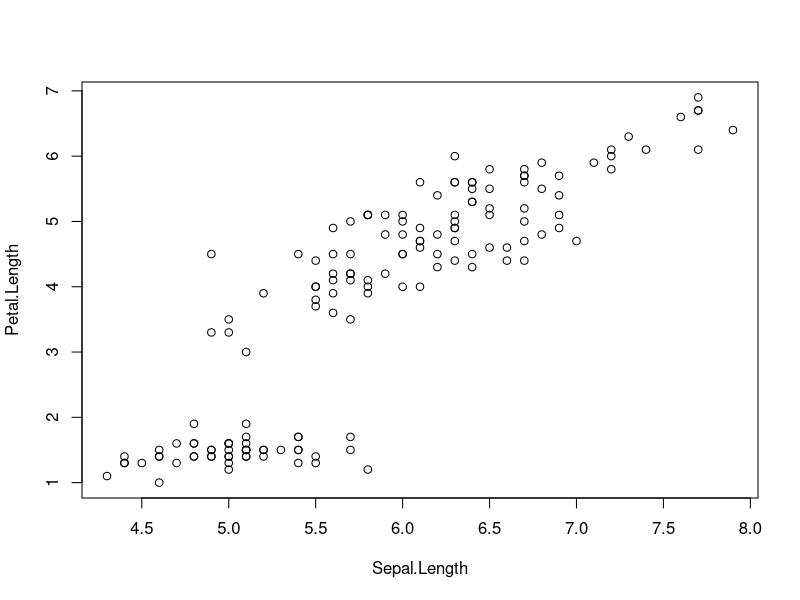
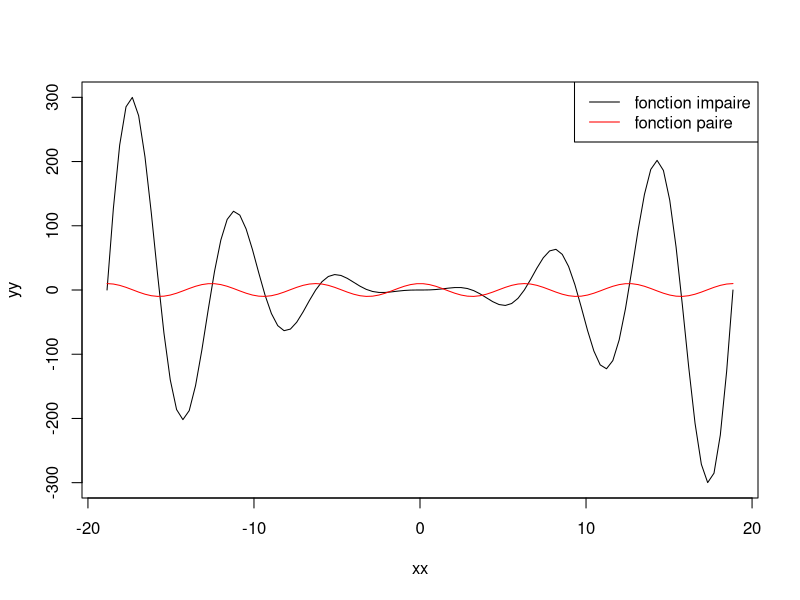
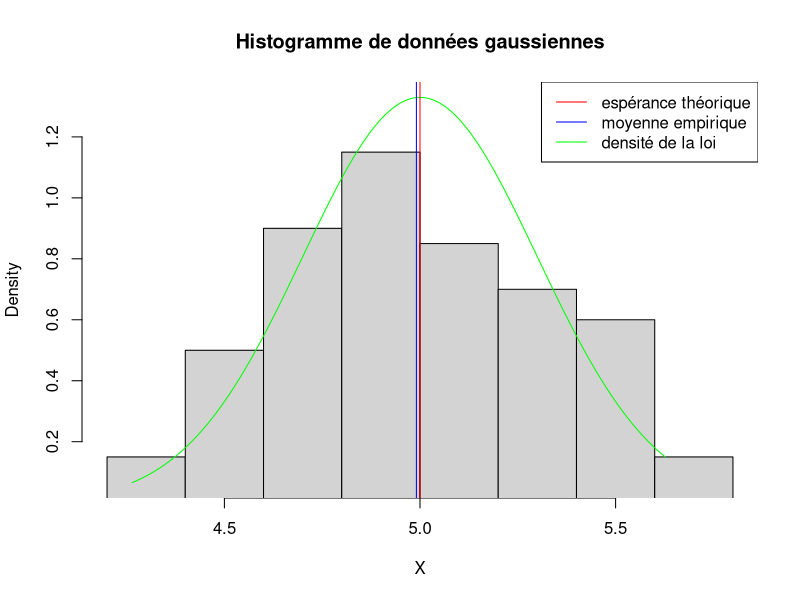
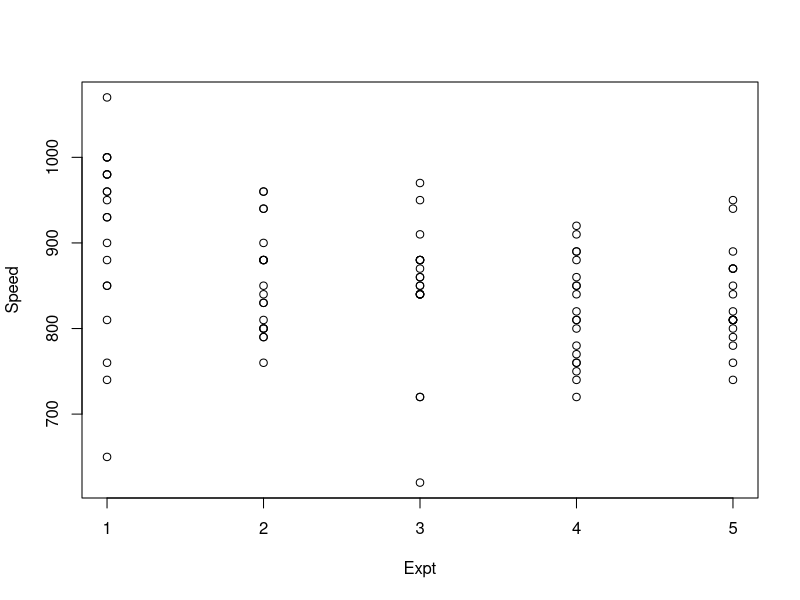

These figures' R source, in order:
## ---- chunk 1
data("iris")
## ---- chunk 2
dim(iris) ; names(iris)
names(iris)[1]
## ---- chunk 3
i = 1
j = 3
plot(iris[,i],iris[,j],xlab = names(iris)[i],ylab = names(iris)[j])
## ---- chunk 4
?dnorm
## ---- chunk 5
a = 3 ; b <- 6 ; x = a * b
x
## ---- chunk 6
X = c(2, 3, 0, 2.5)
## ---- chunk 7
X 
## ---- chunk 8
2 * X; X + X ; X^2 ; X+10;
## ---- chunk 9
ABSC = seq(-1, 1, length.out=11)
ABSC
## ---- chunk 10
ABSC[1] ; ABSC[3] ; ABSC[3:5]
## ---- chunk 11
X ; X[1] = 42 ; X; X[1:3] = c(98,99,100); X
## ---- chunk 12
mean(ABSC) ## moyenne empirique
sd(ABSC) ## écart type empirique
var(ABSC) ## variance empirique
min(ABSC); max(ABSC)
## ---- chunk 13
res=1
for(i in 0 : 9)  
  {
    res = res *(2*i+1)
  } 
res
## ---- chunk 14
?distribution
## ---- chunk 15
set.seed(2) ## pour la reproductibilité des résultats

X = rnorm(n = 100, mean = 5, sd = 0.3) ## échantillon de données gaussiennes de: 
##taille n, 
## moyenne 5
## écart type 0.3.
## ---- chunk 16
xx = seq(-6 * pi, 6* pi, length.out = 100) ## la grille d'abscisses
yy= sin(xx)*xx^2  ## la fonction à tracer, évaluée sur la grille.

plot(xx, yy  , type = "l") ## ouvre une fenetre graphique. 
##NB: Si vous supprimez l'argument "type = 'l' ", vous aurez des points à la place de la ligne pleine. 
lines(xx, 10 * cos(xx), col="red") ## pour rajouter une courbe à une figure existante:
##  commande 'lines'.

## Rajouter une légende
legend("topright", ## position de la légende
       legend = c("fonction impaire", "fonction paire"), ## texte de la légende
       lty=1,## pour avoir des lignes
       col=c("black","red") ## le code couleur
       ) 
## ---- chunk 17
ABSC = seq(min(X),max(X),length.out=100)  
## Crée une "grille" de taille 100, de même plage que les données X. 
DENSITY = dnorm(ABSC, mean = 5, sd = 0.3) 
## densité de la loi gaussienne évaluée sur la grille 

hist(X, ## premier argument: les données dont on veut l'histogramme. 
     probability=TRUE, ## pour une échelle en fréquence,
                       ## pas en nombre de points dans chaque case
     main="Histogramme de données gaussiennes", ## le titre
     ylim=range(DENSITY) ## optionnel: régler l'étendue de l'axe vertical
     ) 
lines(x = ABSC, y = DENSITY, col="green") 
abline(v=mean(X), col="blue")
abline(v = 5, col="red")
legend("topright",
       legend =c("espérance théorique",  "moyenne empirique", "densité de la loi"),  
       lty=1, ## pour avoir des traits pleins
       col=c("red", "blue","green"))
## ---- chunk 18
?runif
## ---- chunk 19
?cumsum
?plot
?abline
## ---- chunk 20
?line
## ---- chunk 21
?distribution
## ---- chunk 22
?sum
?hist
# Utiliser l'option probability=TRUE
## ---- chunk 23
?dnorm
?lines
## ---- chunk 24
?datasets
?morley
v=morley
## ---- chunk 25
plot(v[c(1,3)])
## ---- chunk 26
?matrix
?boxplot
## ---- chunk 27
?plot
?lines
?legend
## ---- chunk 28
?subset
# You may use p=data.matrix(p) to convert a list into array
?hist
